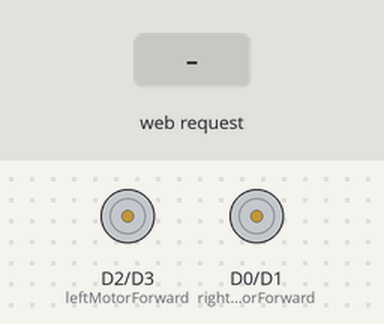
A sketch run on a simulated ESP8266 (NodeMCU). On the bench: motor-driver pin pairs drawn as motors (green arrow = first pin HIGH = forward, orange = second pin HIGH = backward, longer = more drive). The test bench sets the inputs (shaded band). WiFi joins after 1.5 s; servers stay silent unless stated; what the sketch prints to the serial monitor is not drawn.

Above: at 2.7 s.
2.8 s: HTTP request GET /forward received
At 3.2 s:
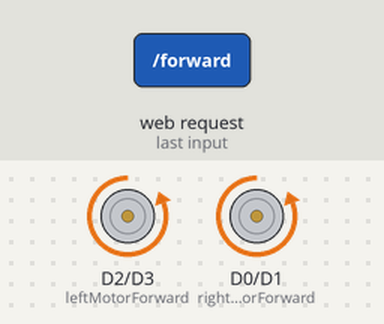
4.3 s: HTTP request GET /backward received
At 5.5 s:
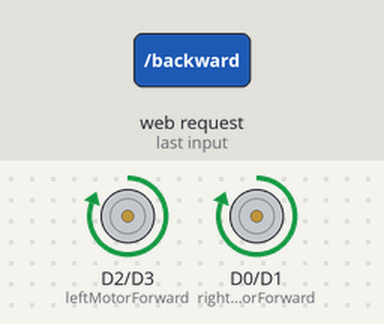
5.8 s: HTTP request GET /left received
At 6.7 s:
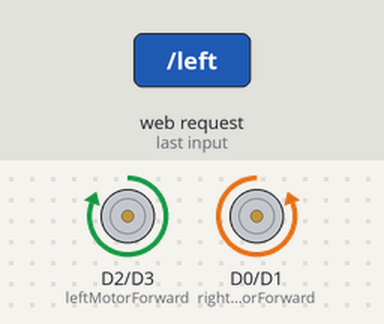
7.3 s: HTTP request GET /right received
At 7.8 s:
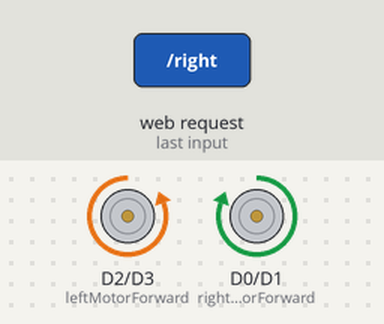
8.8 s: HTTP request GET /stop_forward received
At 10.2 s:
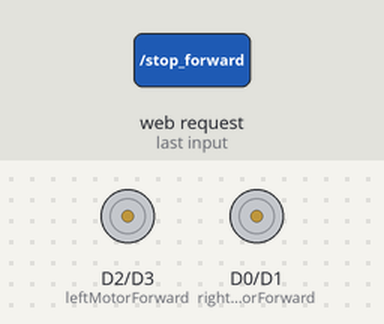
Timing chart, 0 to 11.3 s (numbered marks = the images above; inputs shaded):
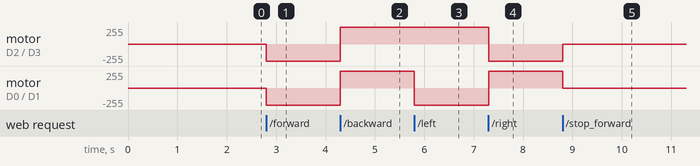

Measured:
- after the input at 2.8 s, motor on D2 (leftMotorForward) / D3 (leftMotorBackward), motor on D0 (rightMotorForward) / D1 (rightMotorBackward): stopped → backward 255/255 at once
- after the input at 4.3 s, motor on D2 (leftMotorForward) / D3 (leftMotorBackward), motor on D0 (rightMotorForward) / D1 (rightMotorBackward): backward 255/255 → forward 255/255 at once
- after the input at 5.8 s, motor on D0 (rightMotorForward) / D1 (rightMotorBackward): forward 255/255 → backward 255/255 at once
- after the input at 7.3 s, motor on D2 (leftMotorForward) / D3 (leftMotorBackward): forward 255/255 → backward 255/255 at once; motor on D0 (rightMotorForward) / D1 (rightMotorBackward): backward 255/255 → forward 255/255 at once
- after the input at 8.8 s, motor on D2 (leftMotorForward) / D3 (leftMotorBackward): backward 255/255 → stopped at once; motor on D0 (rightMotorForward) / D1 (rightMotorBackward): forward 255/255 → stopped at once

The sketch:

controlled_robot.ino
```cpp
#include <ESP8266WiFi.h>
#include <ESP8266WebServer.h>

ESP8266WebServer server(80);
#define leftMotorForward D2
#define leftMotorBackward D3
#define rightMotorForward D0
#define rightMotorBackward D1

void stop() {
  digitalWrite(leftMotorForward, LOW);
  digitalWrite(leftMotorBackward, LOW);
  digitalWrite(rightMotorForward, LOW);
  digitalWrite(rightMotorBackward, LOW);
}

void move_forward() {
  digitalWrite(leftMotorForward, LOW);
  digitalWrite(leftMotorBackward, HIGH);
  digitalWrite(rightMotorForward, LOW);
  digitalWrite(rightMotorBackward, HIGH);
}

void move_backward() {
  digitalWrite(leftMotorForward, HIGH);
  digitalWrite(leftMotorBackward, LOW);
  digitalWrite(rightMotorForward, HIGH);
  digitalWrite(rightMotorBackward, LOW);
}

void turn_left() {
  digitalWrite(leftMotorForward, HIGH);
  digitalWrite(leftMotorBackward, LOW);
  digitalWrite(rightMotorForward, LOW);
  digitalWrite(rightMotorBackward, HIGH);
}

void turn_right() {
  digitalWrite(leftMotorForward, LOW);
  digitalWrite(leftMotorBackward, HIGH);
  digitalWrite(rightMotorForward, HIGH);
  digitalWrite(rightMotorBackward, LOW);
}


const char* ssid = "TNCAP72B3D8";
const char* password = "**********";


void setup(void)
{
  Serial.begin(115200);
  pinMode(leftMotorForward, OUTPUT);
  pinMode(leftMotorBackward, OUTPUT);
  pinMode(rightMotorForward, OUTPUT);
  pinMode(rightMotorBackward, OUTPUT);
  stop();
  WiFi.begin(ssid, password);

  while (WiFi.status() != WL_CONNECTED)
  {
    delay(500);
    Serial.print(".");
  }
      Serial.println("");
    Serial.print("Connected to ");
    Serial.println(ssid);
    Serial.print("IP address: ");
    Serial.println(WiFi.localIP());

    server.on("/forward", [](){
    server.send(200, "text/plain", "going forward");
    move_forward();
  });

  server.on("/backward", [](){
    server.send(200, "text/plain", "going backward");
    move_backward();
  });

  server.on("/left", [](){
    server.send(200, "text/plain", "going left");
    turn_left();
  });

  server.on("/right", [](){
    server.send(200, "text/plain", "going right");
    turn_right();
  });

  server.on("/stop_forward", [](){
    stop();
    server.send(200, "text/plain", "stopped forward");
 });

 server.on("/stop_backward", [](){
    stop();
    server.send(200, "text/plain", "stopped backward");
 });

 server.on("/stop_left", [](){
    stop();
    server.send(200, "text/plain", "stopped left");
 });

 server.on("/stop_right", [](){
    stop();
    server.send(200, "text/plain", "stopped right");
 });

  server.on("/", [](){
    server.send(200, "text/html", R"===(<!DOCTYPE html>
    <html>
      <head>
        <title>Robot Controller</title>
        <style>
            * {
                margin: 0;
                padding: 0;
            }

            body {
                height: 100vh;
                width: 100%;
                background-color: black;
                position: relative;
            }

            button {
                padding: 10px;
                height: 100px;
                width: 100px;
                border-radius: 100%;
                border: none;
                font-size: 50px;
                font-weight: bold;
                cursor: pointer;
                position: absolute;
                top: 50%;
                left: 50%;
                transform: translate(-50%, -50%);
            }

            #forward {
                top: 30%;
                left: 50%;
                transform: translate(-50%, -50%);
                background-color: red;
            }

            #backward {
                top: 70%;
                left: 50%;
                transform: translate(-50%, -50%);
                background-color: green;
            }

            #left {
                top: 50%;
                left: 30%;
                transform: translate(-50%, -50%);
                background-color: yellow;
            }
            #right {
                top: 50%;
                left: 70%;
                transform: translate(-50%, -50%);
                background-color: blue;
            }

            #center {
                background-color: gray;
            }
        </style>
      </head>
      <body>
            <button id="forward" onmousedown="forward()" onmouseup="stop_forward()" ontouchstart="forward()" ontouchend="stop_forward()">F</button>
            <button id="backward" onmousedown="backward()" onmouseup="stop_backward()" ontouchstart="backward()" ontouchend="stop_backward()">B</button>
            <button id="left" onmousedown="left()" onmouseup="stop_left()" ontouchstart="left()" ontouchend="stop_left()">L</button>
            <button id="right" onmousedown="right()" onmouseup="stop_right()" ontouchstart="right()" ontouchend="stop_right()">R</button>
            <button id="center" disabled></button>

            <script>
              function forward() { sendCommand("/forward"); }
              function backward() { sendCommand("/backward"); }
              function left() { sendCommand("/left"); }
              function right() { sendCommand("/right"); }

              function stop_forward() { sendCommand("/stop_forward"); }
              function stop_backward() { sendCommand("/stop_backward"); }
              function stop_left() { sendCommand("/stop_left"); }
              function stop_right() { sendCommand("/stop_right"); }

              function sendCommand(command) {
                var xhttp = new XMLHttpRequest();
                xhttp.open("GET", command, true);
                xhttp.send();
              }
            </script>
      </body>
    </html>)===");
  });

  server.begin();
}

void loop(void)
{
  server.handleClient();
}
```
